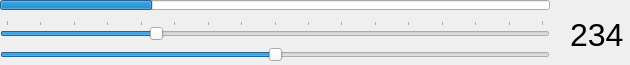
<?xml version="1.0" encoding="UTF-8"?>
<ui version="4.0">
 <class>panControlWidget</class>
 <widget class="QWidget" name="panControlWidget">
  <property name="enabled">
   <bool>true</bool>
  </property>
  <property name="geometry">
   <rect>
    <x>0</x>
    <y>0</y>
    <width>630</width>
    <height>65</height>
   </rect>
  </property>
  <property name="windowTitle">
   <string>Form</string>
  </property>
  <widget class="QProgressBar" name="positionBar">
   <property name="geometry">
    <rect>
     <x>0</x>
     <y>0</y>
     <width>550</width>
     <height>10</height>
    </rect>
   </property>
   <property name="maximum">
    <number>720</number>
   </property>
   <property name="value">
    <number>200</number>
   </property>
   <property name="textVisible">
    <bool>false</bool>
   </property>
   <property name="orientation">
    <enum>Qt::Horizontal</enum>
   </property>
   <property name="format">
    <string/>
   </property>
  </widget>
  <widget class="QSlider" name="positionSlider">
   <property name="geometry">
    <rect>
     <x>0</x>
     <y>20</y>
     <width>550</width>
     <height>20</height>
    </rect>
   </property>
   <property name="maximum">
    <number>720</number>
   </property>
   <property name="value">
    <number>200</number>
   </property>
   <property name="orientation">
    <enum>Qt::Horizontal</enum>
   </property>
   <property name="invertedAppearance">
    <bool>false</bool>
   </property>
   <property name="invertedControls">
    <bool>false</bool>
   </property>
   <property name="tickPosition">
    <enum>QSlider::TicksAbove</enum>
   </property>
   <property name="tickInterval">
    <number>45</number>
   </property>
  </widget>
  <widget class="bSlider" name="speedSlider">
   <property name="geometry">
    <rect>
     <x>0</x>
     <y>40</y>
     <width>550</width>
     <height>30</height>
    </rect>
   </property>
   <property name="minimum">
    <number>-100</number>
   </property>
   <property name="maximum">
    <number>100</number>
   </property>
   <property name="orientation">
    <enum>Qt::Horizontal</enum>
   </property>
  </widget>
  <widget class="QLabel" name="coordLabel">
   <property name="geometry">
    <rect>
     <x>570</x>
     <y>20</y>
     <width>60</width>
     <height>30</height>
    </rect>
   </property>
   <property name="font">
    <font>
     <family>Helvetica</family>
     <pointsize>24</pointsize>
    </font>
   </property>
   <property name="text">
    <string>234</string>
   </property>
  </widget>
 </widget>
 <customwidgets>
  <customwidget>
   <class>bSlider</class>
   <extends>QSlider</extends>
   <header location="global">bslider.h</header>
  </customwidget>
 </customwidgets>
 <resources/>
 <connections/>
</ui>
